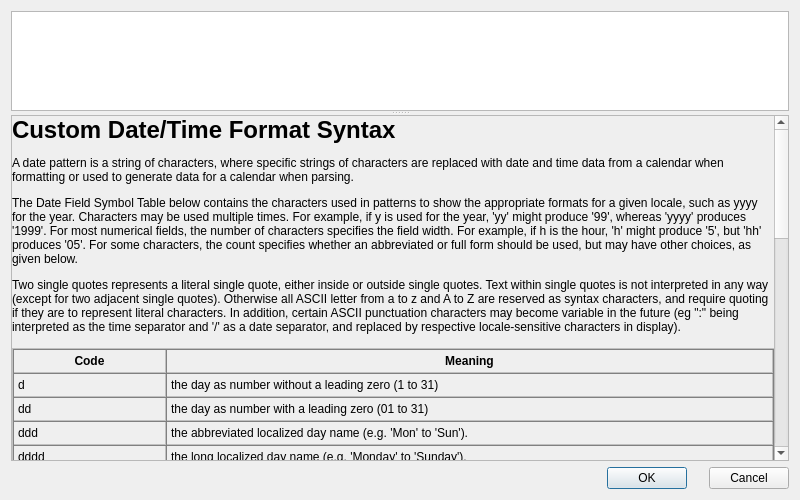
<?xml version="1.0" encoding="UTF-8"?>
<ui version="4.0">
 <class>LXQtWorldClockConfigurationManualFormat</class>
 <widget class="QDialog" name="LXQtWorldClockConfigurationManualFormat">
  <property name="geometry">
   <rect>
    <x>0</x>
    <y>0</y>
    <width>800</width>
    <height>500</height>
   </rect>
  </property>
  <property name="windowTitle">
   <string>World Clock Manual Format Configuration</string>
  </property>
  <layout class="QGridLayout" name="gridLayout">
   <item row="0" column="0">
    <widget class="QSplitter" name="splitter">
     <property name="orientation">
      <enum>Qt::Vertical</enum>
     </property>
     <property name="childrenCollapsible">
      <bool>false</bool>
     </property>
     <widget class="QPlainTextEdit" name="manualFormatPTE">
      <property name="sizePolicy">
       <sizepolicy hsizetype="Expanding" vsizetype="Expanding">
        <horstretch>0</horstretch>
        <verstretch>1</verstretch>
       </sizepolicy>
      </property>
      <property name="minimumSize">
       <size>
        <width>0</width>
        <height>100</height>
       </size>
      </property>
     </widget>
     <widget class="QScrollArea" name="scrollArea">
      <property name="sizePolicy">
       <sizepolicy hsizetype="Expanding" vsizetype="Expanding">
        <horstretch>0</horstretch>
        <verstretch>100</verstretch>
       </sizepolicy>
      </property>
      <property name="minimumSize">
       <size>
        <width>0</width>
        <height>100</height>
       </size>
      </property>
      <property name="horizontalScrollBarPolicy">
       <enum>Qt::ScrollBarAlwaysOff</enum>
      </property>
      <property name="widgetResizable">
       <bool>true</bool>
      </property>
      <widget class="QWidget" name="scrollAreaWidgetContents">
       <property name="geometry">
        <rect>
         <x>0</x>
         <y>0</y>
         <width>780</width>
         <height>1543</height>
        </rect>
       </property>
       <layout class="QVBoxLayout" name="verticalLayout">
        <property name="leftMargin">
         <number>0</number>
        </property>
        <property name="topMargin">
         <number>0</number>
        </property>
        <property name="rightMargin">
         <number>0</number>
        </property>
        <property name="bottomMargin">
         <number>0</number>
        </property>
        <item>
         <widget class="QLabel" name="helpL">
          <property name="text">
           <string>&lt;h1&gt;Custom Date/Time Format Syntax&lt;/h1&gt;
&lt;p&gt;A date pattern is a string of characters, where specific strings of characters are replaced with date and time data from a calendar when formatting or used to generate data for a calendar when parsing.&lt;/p&gt;
&lt;p&gt;The Date Field Symbol Table below contains the characters used in patterns to show the appropriate formats for a given locale, such as yyyy for the year. Characters may be used multiple times. For example, if y is used for the year, 'yy' might produce '99', whereas 'yyyy' produces '1999'. For most numerical fields, the number of characters specifies the field width. For example, if h is the hour, 'h' might produce '5', but 'hh' produces '05'. For some characters, the count specifies whether an abbreviated or full form should be used, but may have other choices, as given below.&lt;/p&gt;
&lt;p&gt;Two single quotes represents a literal single quote, either inside or outside single quotes. Text within single quotes is not interpreted in any way (except for two adjacent single quotes). Otherwise all ASCII letter from a to z and A to Z are reserved as syntax characters, and require quoting if they are to represent literal characters. In addition, certain ASCII punctuation characters may become variable in the future (eg &quot;:&quot; being interpreted as the time separator and '/' as a date separator, and replaced by respective locale-sensitive characters in display).&lt;br /&gt;&lt;/p&gt;
&lt;table border=&quot;1&quot; width=&quot;100%&quot; cellpadding=&quot;4&quot; cellspacing=&quot;0&quot;&gt;
&lt;tr&gt;&lt;th width=&quot;20%&quot;&gt;Code&lt;/th&gt;&lt;th&gt;Meaning&lt;/th&gt;&lt;/tr&gt;
&lt;tr&gt;&lt;td&gt;d&lt;/td&gt;&lt;td&gt;the day as number without a leading zero (1 to 31)&lt;/td&gt;&lt;/tr&gt;
&lt;tr&gt;&lt;td&gt;dd&lt;/td&gt;&lt;td&gt;the day as number with a leading zero (01 to 31)&lt;/td&gt;&lt;/tr&gt;
&lt;tr&gt;&lt;td&gt;ddd&lt;/td&gt;&lt;td&gt;the abbreviated localized day name (e.g. 'Mon' to 'Sun').&lt;/td&gt;&lt;/tr&gt;
&lt;tr&gt;&lt;td&gt;dddd&lt;/td&gt;&lt;td&gt;the long localized day name (e.g. 'Monday' to 'Sunday').&lt;/td&gt;&lt;/tr&gt;
&lt;tr&gt;&lt;td&gt;M&lt;/td&gt;&lt;td&gt;the month as number without a leading zero (1-12)&lt;/td&gt;&lt;/tr&gt;
&lt;tr&gt;&lt;td&gt;MM&lt;/td&gt;&lt;td&gt;the month as number with a leading zero (01-12)&lt;/td&gt;&lt;/tr&gt;
&lt;tr&gt;&lt;td&gt;MMM&lt;/td&gt;&lt;td&gt;the abbreviated localized month name (e.g. 'Jan' to 'Dec').&lt;/td&gt;&lt;/tr&gt;
&lt;tr&gt;&lt;td&gt;MMMM&lt;/td&gt;&lt;td&gt;the long localized month name (e.g. 'January' to 'December').&lt;/td&gt;&lt;/tr&gt;
&lt;tr&gt;&lt;td&gt;yy&lt;/td&gt;&lt;td&gt;the year as two digit number (00-99)&lt;/td&gt;&lt;/tr&gt;
&lt;tr&gt;&lt;td&gt;yyyy&lt;/td&gt;&lt;td&gt;the year as four digit number&lt;/td&gt;&lt;/tr&gt;
&lt;tr&gt;&lt;td&gt;h&lt;/td&gt;&lt;td&gt;the hour without a leading zero (0 to 23 or 1 to 12 if AM/PM display)&lt;/td&gt;&lt;/tr&gt;
&lt;tr&gt;&lt;td&gt;hh&lt;/td&gt;&lt;td&gt;the hour with a leading zero (00 to 23 or 01 to 12 if AM/PM display)&lt;/td&gt;&lt;/tr&gt;
&lt;tr&gt;&lt;td&gt;H&lt;/td&gt;&lt;td&gt;the hour without a leading zero (0 to 23, even with AM/PM display)&lt;/td&gt;&lt;/tr&gt;
&lt;tr&gt;&lt;td&gt;HH&lt;/td&gt;&lt;td&gt;the hour with a leading zero (00 to 23, even with AM/PM display)&lt;/td&gt;&lt;/tr&gt;
&lt;tr&gt;&lt;td&gt;m&lt;/td&gt;&lt;td&gt;the minute without a leading zero (0 to 59)&lt;/td&gt;&lt;/tr&gt;
&lt;tr&gt;&lt;td&gt;mm&lt;/td&gt;&lt;td&gt;the minute with a leading zero (00 to 59)&lt;/td&gt;&lt;/tr&gt;
&lt;tr&gt;&lt;td&gt;s&lt;/td&gt;&lt;td&gt;the second without a leading zero (0 to 59)&lt;/td&gt;&lt;/tr&gt;
&lt;tr&gt;&lt;td&gt;ss&lt;/td&gt;&lt;td&gt;the second with a leading zero (00 to 59)&lt;/td&gt;&lt;/tr&gt;
&lt;tr&gt;&lt;td&gt;AP &lt;i&gt;or&lt;/i&gt; A&lt;/td&gt;&lt;td&gt;use AM/PM display. &lt;b&gt;A/AP&lt;/b&gt; will be replaced by either &quot;AM&quot; or &quot;PM&quot;.&lt;/td&gt;&lt;/tr&gt;
&lt;tr&gt;&lt;td&gt;ap &lt;i&gt;or&lt;/i&gt; a&lt;/td&gt;&lt;td&gt;use am/pm display. &lt;b&gt;a/ap&lt;/b&gt; will be replaced by either &quot;am&quot; or &quot;pm&quot;.&lt;/td&gt;&lt;/tr&gt;
&lt;tr&gt;&lt;td&gt;t&lt;/td&gt;&lt;td&gt;the timezone (e.g. &quot;CEST&quot;)&lt;/td&gt;&lt;/tr&gt;
&lt;tr&gt;&lt;td&gt;T&lt;/td&gt;&lt;td&gt;the offset from UTC&lt;/td&gt;&lt;/tr&gt;
&lt;tr&gt;&lt;td&gt;TT&lt;/td&gt;&lt;td&gt;the timezone IANA id&lt;/td&gt;&lt;/tr&gt;
&lt;tr&gt;&lt;td&gt;TTT&lt;/td&gt;&lt;td&gt;the timezone abbreviation&lt;/td&gt;&lt;/tr&gt;
&lt;tr&gt;&lt;td&gt;TTTT&lt;/td&gt;&lt;td&gt;the timezone short display name&lt;/td&gt;&lt;/tr&gt;
&lt;tr&gt;&lt;td&gt;TTTTT&lt;/td&gt;&lt;td&gt;the timezone long display name&lt;/td&gt;&lt;/tr&gt;
&lt;tr&gt;&lt;td&gt;TTTTTT&lt;/td&gt;&lt;td&gt;the timezone custom name. You can change it the 'Time zones' tab of the configuration window&lt;/td&gt;&lt;/tr&gt;&lt;/table&gt;
&lt;br /&gt;&lt;b&gt;Notes:&lt;/b&gt; &lt;ul&gt;&lt;li&gt;Any characters in the pattern that are not in the ranges of ['a'..'z'] and ['A'..'Z'] will be treated as quoted text. For instance, characters like ':', '.', ' ', '#' and '@' will appear in the resulting time text even they are not enclosed within single quotes. The single quote is used to 'escape' letters. Two single quotes in a row, whether inside or outside a quoted sequence, represent a 'real' single quote.&lt;/li&gt;&lt;li&gt;Minimal update interval is 1 second. If z or zzz is configured time is shown with the milliseconds fraction, but not updated on millisecond basis (avoiding big performance hit).&lt;/li&gt;&lt;ul&gt;
</string>
          </property>
          <property name="textFormat">
           <enum>Qt::RichText</enum>
          </property>
          <property name="wordWrap">
           <bool>true</bool>
          </property>
         </widget>
        </item>
       </layout>
      </widget>
     </widget>
    </widget>
   </item>
   <item row="1" column="0">
    <layout class="QHBoxLayout" name="horizontalLayout">
     <item>
      <spacer name="horizontalSpacer">
       <property name="orientation">
        <enum>Qt::Horizontal</enum>
       </property>
       <property name="sizeHint" stdset="0">
        <size>
         <width>40</width>
         <height>20</height>
        </size>
       </property>
      </spacer>
     </item>
     <item>
      <spacer name="horizontalSpacer_3">
       <property name="orientation">
        <enum>Qt::Horizontal</enum>
       </property>
       <property name="sizeHint" stdset="0">
        <size>
         <width>40</width>
         <height>20</height>
        </size>
       </property>
      </spacer>
     </item>
     <item>
      <spacer name="horizontalSpacer_6">
       <property name="orientation">
        <enum>Qt::Horizontal</enum>
       </property>
       <property name="sizeHint" stdset="0">
        <size>
         <width>40</width>
         <height>20</height>
        </size>
       </property>
      </spacer>
     </item>
     <item>
      <spacer name="horizontalSpacer_5">
       <property name="orientation">
        <enum>Qt::Horizontal</enum>
       </property>
       <property name="sizeHint" stdset="0">
        <size>
         <width>40</width>
         <height>20</height>
        </size>
       </property>
      </spacer>
     </item>
     <item>
      <spacer name="horizontalSpacer_4">
       <property name="orientation">
        <enum>Qt::Horizontal</enum>
       </property>
       <property name="sizeHint" stdset="0">
        <size>
         <width>40</width>
         <height>20</height>
        </size>
       </property>
      </spacer>
     </item>
     <item>
      <spacer name="horizontalSpacer_2">
       <property name="orientation">
        <enum>Qt::Horizontal</enum>
       </property>
       <property name="sizeHint" stdset="0">
        <size>
         <width>40</width>
         <height>20</height>
        </size>
       </property>
      </spacer>
     </item>
     <item>
      <widget class="QDialogButtonBox" name="buttonBox_1">
       <property name="standardButtons">
        <set>QDialogButtonBox::Ok</set>
       </property>
      </widget>
     </item>
     <item>
      <widget class="QDialogButtonBox" name="buttonBox_2">
       <property name="standardButtons">
        <set>QDialogButtonBox::Cancel</set>
       </property>
      </widget>
     </item>
    </layout>
   </item>
  </layout>
 </widget>
 <tabstops>
  <tabstop>manualFormatPTE</tabstop>
  <tabstop>scrollArea</tabstop>
 </tabstops>
 <resources/>
 <connections>
  <connection>
   <sender>buttonBox_1</sender>
   <signal>accepted()</signal>
   <receiver>LXQtWorldClockConfigurationManualFormat</receiver>
   <slot>accept()</slot>
   <hints>
    <hint type="sourcelabel">
     <x>95</x>
     <y>490</y>
    </hint>
    <hint type="destinationlabel">
     <x>97</x>
     <y>253</y>
    </hint>
   </hints>
  </connection>
  <connection>
   <sender>buttonBox_1</sender>
   <signal>rejected()</signal>
   <receiver>LXQtWorldClockConfigurationManualFormat</receiver>
   <slot>reject()</slot>
   <hints>
    <hint type="sourcelabel">
     <x>76</x>
     <y>490</y>
    </hint>
    <hint type="destinationlabel">
     <x>62</x>
     <y>253</y>
    </hint>
   </hints>
  </connection>
 </connections>
 <slots>
  <signal>maximumNetSpeedChanged(QString)</signal>
  <slot>on_typeCOB_currentIndexChanged(int)</slot>
  <slot>on_sourceCOB_currentIndexChanged(int)</slot>
  <slot>on_maximumHS_valueChanged(int)</slot>
  <slot>saveSettings()</slot>
 </slots>
</ui>
